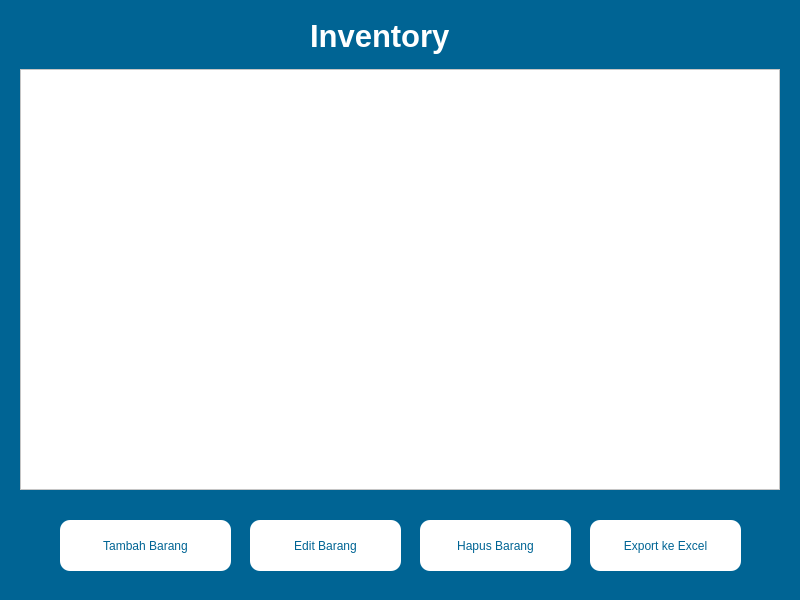
<?xml version="1.0" encoding="UTF-8"?>
<ui version="4.0">
 <class>MainWindow</class>
 <widget class="QMainWindow" name="MainWindow">
  <property name="geometry">
   <rect>
    <x>0</x>
    <y>0</y>
    <width>800</width>
    <height>600</height>
   </rect>
  </property>
  <property name="windowTitle">
   <string>Daftar Barang</string>
  </property>
  <property name="styleSheet">
   <string notr="true">background-color: #006494;</string>
  </property>
  <widget class="QWidget" name="centralwidget">
   <widget class="QTableWidget" name="table">
    <property name="geometry">
     <rect>
      <x>20</x>
      <y>69</y>
      <width>760</width>
      <height>421</height>
     </rect>
    </property>
    <property name="styleSheet">
     <string notr="true">background-color: rgb(255, 255, 255);</string>
    </property>
   </widget>
   <widget class="QPushButton" name="add_button">
    <property name="geometry">
     <rect>
      <x>60</x>
      <y>520</y>
      <width>171</width>
      <height>51</height>
     </rect>
    </property>
    <property name="styleSheet">
     <string notr="true">color: #006494;
font: 700 11pt &quot;Segoe UI&quot;;
background-color: ;
background-color: ;
background-color: rgb(255, 255, 255);
border-radius: 10px;</string>
    </property>
    <property name="text">
     <string>Tambah Barang</string>
    </property>
   </widget>
   <widget class="QPushButton" name="edit_button">
    <property name="geometry">
     <rect>
      <x>250</x>
      <y>520</y>
      <width>151</width>
      <height>51</height>
     </rect>
    </property>
    <property name="styleSheet">
     <string notr="true">color: #006494;
font: 700 11pt &quot;Segoe UI&quot;;
background-color: ;
background-color: ;
background-color: rgb(255, 255, 255);
border-radius: 10px;</string>
    </property>
    <property name="text">
     <string>Edit Barang</string>
    </property>
   </widget>
   <widget class="QPushButton" name="delete_button">
    <property name="geometry">
     <rect>
      <x>420</x>
      <y>520</y>
      <width>151</width>
      <height>51</height>
     </rect>
    </property>
    <property name="styleSheet">
     <string notr="true">color: #006494;
font: 700 11pt &quot;Segoe UI&quot;;
background-color: ;
background-color: ;
background-color: rgb(255, 255, 255);
border-radius: 10px;</string>
    </property>
    <property name="text">
     <string>Hapus Barang</string>
    </property>
   </widget>
   <widget class="QPushButton" name="export_button">
    <property name="geometry">
     <rect>
      <x>590</x>
      <y>520</y>
      <width>151</width>
      <height>51</height>
     </rect>
    </property>
    <property name="styleSheet">
     <string notr="true">color: #006494;
font: 700 11pt &quot;Segoe UI&quot;;
background-color: ;
background-color: ;
background-color: rgb(255, 255, 255);
border-radius: 10px;</string>
    </property>
    <property name="text">
     <string>Export ke Excel</string>
    </property>
   </widget>
   <widget class="QLabel" name="label">
    <property name="geometry">
     <rect>
      <x>310</x>
      <y>10</y>
      <width>175</width>
      <height>51</height>
     </rect>
    </property>
    <property name="font">
     <font>
      <pointsize>23</pointsize>
      <bold>true</bold>
     </font>
    </property>
    <property name="styleSheet">
     <string notr="true">color: rgb(255, 255, 255);</string>
    </property>
    <property name="text">
     <string>Inventory</string>
    </property>
   </widget>
  </widget>
 </widget>
 <resources/>
 <connections/>
</ui>
